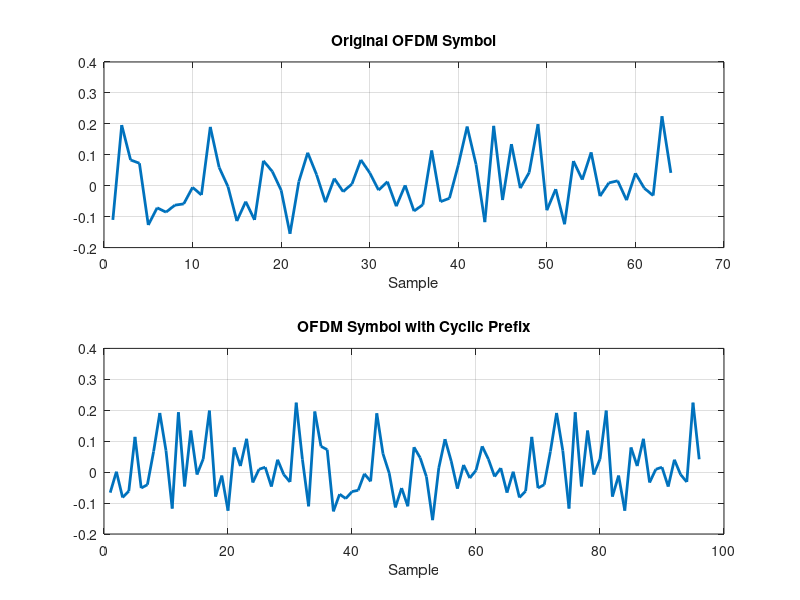

Write the MATLAB code that produced this figure.
%% Module 5 : Cyclic Prefix in OFDM

clear
clc
close all

%% Parameters

N = 64;          % OFDM size
CP = 32;         % Cyclic Prefix Length

%% Generate Random QPSK Symbols

bits = randi([0 1],2*N,1);

bitPairs = reshape(bits,2,[])';

symbols = zeros(N,1);

for k = 1:N

    b1 = bitPairs(k,1);
    b2 = bitPairs(k,2);

    if b1==0 && b2==0
        symbols(k)=1+1j;

    elseif b1==0 && b2==1
        symbols(k)=-1+1j;

    elseif b1==1 && b2==1
        symbols(k)=-1-1j;

    else
        symbols(k)=1-1j;
    end

end

symbols = symbols/sqrt(2);

%% OFDM Signal

ofdm = ifft(symbols);

%% Add Cyclic Prefix

cp = ofdm(end-CP+1:end);

txSignal = [cp ; ofdm];

%% Plot

figure

subplot(2,1,1)

plot(real(ofdm),'LineWidth',2)

grid on

title('Original OFDM Symbol')

xlabel('Sample')

subplot(2,1,2)

plot(real(txSignal),'LineWidth',2)

grid on

title('OFDM Symbol with Cyclic Prefix')

xlabel('Sample')
